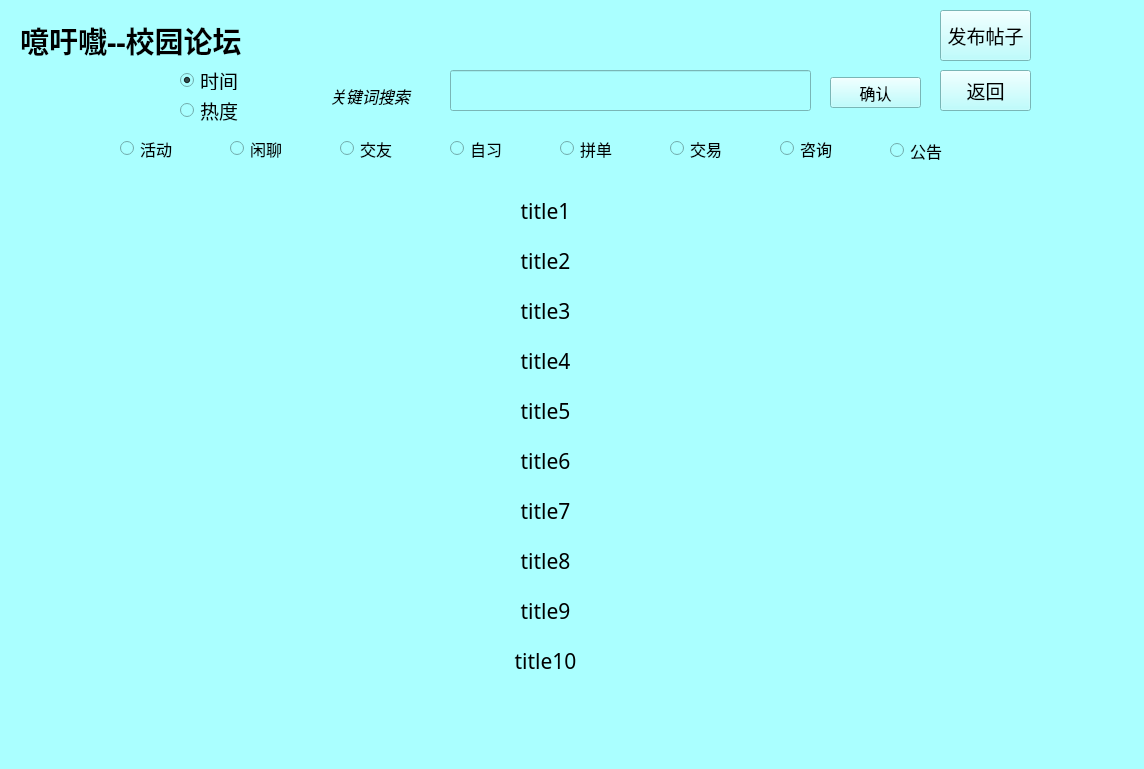
<?xml version="1.0" encoding="UTF-8"?>
<ui version="4.0">
 <class>Form</class>
 <widget class="QWidget" name="Form">
  <property name="geometry">
   <rect>
    <x>0</x>
    <y>0</y>
    <width>1144</width>
    <height>769</height>
   </rect>
  </property>
  <property name="windowTitle">
   <string>Form</string>
  </property>
  <property name="styleSheet">
   <string notr="true">background-color: rgb(170, 255, 255);</string>
  </property>
  <widget class="QPushButton" name="back">
   <property name="geometry">
    <rect>
     <x>940</x>
     <y>70</y>
     <width>91</width>
     <height>41</height>
    </rect>
   </property>
   <property name="font">
    <font>
     <family>Adobe Arabic</family>
     <pointsize>14</pointsize>
    </font>
   </property>
   <property name="text">
    <string>返回</string>
   </property>
  </widget>
  <widget class="QRadioButton" name="p1">
   <property name="geometry">
    <rect>
     <x>120</x>
     <y>138</y>
     <width>71</width>
     <height>21</height>
    </rect>
   </property>
   <property name="font">
    <font>
     <family>Adobe Arabic</family>
     <pointsize>12</pointsize>
     <weight>50</weight>
     <bold>false</bold>
    </font>
   </property>
   <property name="text">
    <string>活动</string>
   </property>
   <property name="checkable">
    <bool>true</bool>
   </property>
   <property name="checked">
    <bool>false</bool>
   </property>
  </widget>
  <widget class="QRadioButton" name="p2">
   <property name="geometry">
    <rect>
     <x>230</x>
     <y>138</y>
     <width>71</width>
     <height>21</height>
    </rect>
   </property>
   <property name="font">
    <font>
     <family>Adobe Arabic</family>
     <pointsize>12</pointsize>
     <weight>50</weight>
     <bold>false</bold>
    </font>
   </property>
   <property name="text">
    <string>闲聊</string>
   </property>
  </widget>
  <widget class="QRadioButton" name="p3">
   <property name="geometry">
    <rect>
     <x>340</x>
     <y>138</y>
     <width>71</width>
     <height>21</height>
    </rect>
   </property>
   <property name="font">
    <font>
     <family>Adobe Arabic</family>
     <pointsize>12</pointsize>
     <weight>50</weight>
     <bold>false</bold>
    </font>
   </property>
   <property name="text">
    <string>交友</string>
   </property>
  </widget>
  <widget class="QRadioButton" name="p4">
   <property name="geometry">
    <rect>
     <x>450</x>
     <y>138</y>
     <width>71</width>
     <height>21</height>
    </rect>
   </property>
   <property name="font">
    <font>
     <family>Adobe Arabic</family>
     <pointsize>12</pointsize>
     <weight>50</weight>
     <bold>false</bold>
    </font>
   </property>
   <property name="text">
    <string>自习</string>
   </property>
  </widget>
  <widget class="QRadioButton" name="p5">
   <property name="geometry">
    <rect>
     <x>560</x>
     <y>138</y>
     <width>71</width>
     <height>21</height>
    </rect>
   </property>
   <property name="font">
    <font>
     <family>Adobe Arabic</family>
     <pointsize>12</pointsize>
     <weight>50</weight>
     <bold>false</bold>
    </font>
   </property>
   <property name="text">
    <string>拼单</string>
   </property>
  </widget>
  <widget class="QRadioButton" name="p6">
   <property name="geometry">
    <rect>
     <x>670</x>
     <y>138</y>
     <width>71</width>
     <height>21</height>
    </rect>
   </property>
   <property name="font">
    <font>
     <family>Adobe Arabic</family>
     <pointsize>12</pointsize>
     <weight>50</weight>
     <bold>false</bold>
    </font>
   </property>
   <property name="text">
    <string>交易</string>
   </property>
  </widget>
  <widget class="QRadioButton" name="p7">
   <property name="geometry">
    <rect>
     <x>780</x>
     <y>138</y>
     <width>71</width>
     <height>21</height>
    </rect>
   </property>
   <property name="font">
    <font>
     <family>Adobe Arabic</family>
     <pointsize>12</pointsize>
     <weight>50</weight>
     <bold>false</bold>
    </font>
   </property>
   <property name="text">
    <string>咨询</string>
   </property>
  </widget>
  <widget class="QRadioButton" name="p8">
   <property name="geometry">
    <rect>
     <x>890</x>
     <y>140</y>
     <width>81</width>
     <height>21</height>
    </rect>
   </property>
   <property name="font">
    <font>
     <family>Adobe Arabic</family>
     <pointsize>12</pointsize>
     <weight>50</weight>
     <bold>false</bold>
    </font>
   </property>
   <property name="text">
    <string>公告</string>
   </property>
  </widget>
  <widget class="QPushButton" name="search">
   <property name="geometry">
    <rect>
     <x>830</x>
     <y>77</y>
     <width>91</width>
     <height>31</height>
    </rect>
   </property>
   <property name="font">
    <font>
     <family>Adobe Arabic</family>
     <pointsize>12</pointsize>
    </font>
   </property>
   <property name="text">
    <string>确认</string>
   </property>
  </widget>
  <widget class="QLabel" name="label">
   <property name="geometry">
    <rect>
     <x>330</x>
     <y>80</y>
     <width>111</width>
     <height>31</height>
    </rect>
   </property>
   <property name="font">
    <font>
     <family>Adobe Arabic</family>
     <pointsize>12</pointsize>
     <weight>50</weight>
     <italic>true</italic>
     <bold>false</bold>
    </font>
   </property>
   <property name="text">
    <string>关键词搜索</string>
   </property>
  </widget>
  <widget class="QPushButton" name="b1">
   <property name="geometry">
    <rect>
     <x>210</x>
     <y>190</y>
     <width>671</width>
     <height>41</height>
    </rect>
   </property>
   <property name="font">
    <font>
     <family>Adobe Arabic</family>
     <pointsize>16</pointsize>
    </font>
   </property>
   <property name="text">
    <string>title1</string>
   </property>
   <property name="flat">
    <bool>true</bool>
   </property>
  </widget>
  <widget class="QPushButton" name="b2">
   <property name="geometry">
    <rect>
     <x>210</x>
     <y>240</y>
     <width>671</width>
     <height>41</height>
    </rect>
   </property>
   <property name="font">
    <font>
     <family>Adobe Arabic</family>
     <pointsize>16</pointsize>
    </font>
   </property>
   <property name="text">
    <string>title2</string>
   </property>
   <property name="flat">
    <bool>true</bool>
   </property>
  </widget>
  <widget class="QPushButton" name="b3">
   <property name="geometry">
    <rect>
     <x>210</x>
     <y>290</y>
     <width>671</width>
     <height>41</height>
    </rect>
   </property>
   <property name="font">
    <font>
     <family>Adobe Arabic</family>
     <pointsize>16</pointsize>
    </font>
   </property>
   <property name="text">
    <string>title3</string>
   </property>
   <property name="flat">
    <bool>true</bool>
   </property>
  </widget>
  <widget class="QPushButton" name="b4">
   <property name="geometry">
    <rect>
     <x>210</x>
     <y>340</y>
     <width>671</width>
     <height>41</height>
    </rect>
   </property>
   <property name="font">
    <font>
     <family>Adobe Arabic</family>
     <pointsize>16</pointsize>
    </font>
   </property>
   <property name="text">
    <string>title4</string>
   </property>
   <property name="flat">
    <bool>true</bool>
   </property>
  </widget>
  <widget class="QPushButton" name="b5">
   <property name="geometry">
    <rect>
     <x>210</x>
     <y>390</y>
     <width>671</width>
     <height>41</height>
    </rect>
   </property>
   <property name="font">
    <font>
     <family>Adobe Arabic</family>
     <pointsize>16</pointsize>
    </font>
   </property>
   <property name="text">
    <string>title5</string>
   </property>
   <property name="flat">
    <bool>true</bool>
   </property>
  </widget>
  <widget class="QPushButton" name="b6">
   <property name="geometry">
    <rect>
     <x>210</x>
     <y>440</y>
     <width>671</width>
     <height>41</height>
    </rect>
   </property>
   <property name="font">
    <font>
     <family>Adobe Arabic</family>
     <pointsize>16</pointsize>
    </font>
   </property>
   <property name="text">
    <string>title6</string>
   </property>
   <property name="flat">
    <bool>true</bool>
   </property>
  </widget>
  <widget class="QPushButton" name="b7">
   <property name="geometry">
    <rect>
     <x>210</x>
     <y>490</y>
     <width>671</width>
     <height>41</height>
    </rect>
   </property>
   <property name="font">
    <font>
     <family>Adobe Arabic</family>
     <pointsize>16</pointsize>
    </font>
   </property>
   <property name="text">
    <string>title7</string>
   </property>
   <property name="flat">
    <bool>true</bool>
   </property>
  </widget>
  <widget class="QPushButton" name="b8">
   <property name="geometry">
    <rect>
     <x>210</x>
     <y>540</y>
     <width>671</width>
     <height>41</height>
    </rect>
   </property>
   <property name="font">
    <font>
     <family>Adobe Arabic</family>
     <pointsize>16</pointsize>
    </font>
   </property>
   <property name="text">
    <string>title8</string>
   </property>
   <property name="flat">
    <bool>true</bool>
   </property>
  </widget>
  <widget class="QPushButton" name="b9">
   <property name="geometry">
    <rect>
     <x>210</x>
     <y>590</y>
     <width>671</width>
     <height>41</height>
    </rect>
   </property>
   <property name="font">
    <font>
     <family>Adobe Arabic</family>
     <pointsize>16</pointsize>
    </font>
   </property>
   <property name="text">
    <string>title9</string>
   </property>
   <property name="flat">
    <bool>true</bool>
   </property>
  </widget>
  <widget class="QPushButton" name="b10">
   <property name="geometry">
    <rect>
     <x>210</x>
     <y>640</y>
     <width>671</width>
     <height>41</height>
    </rect>
   </property>
   <property name="font">
    <font>
     <family>Adobe Arabic</family>
     <pointsize>16</pointsize>
    </font>
   </property>
   <property name="text">
    <string>title10</string>
   </property>
   <property name="flat">
    <bool>true</bool>
   </property>
  </widget>
  <widget class="QRadioButton" name="ptime">
   <property name="geometry">
    <rect>
     <x>180</x>
     <y>60</y>
     <width>81</width>
     <height>41</height>
    </rect>
   </property>
   <property name="font">
    <font>
     <family>Adobe Arabic</family>
     <pointsize>14</pointsize>
     <weight>50</weight>
     <bold>false</bold>
    </font>
   </property>
   <property name="text">
    <string>时间</string>
   </property>
   <property name="checkable">
    <bool>true</bool>
   </property>
   <property name="checked">
    <bool>true</bool>
   </property>
  </widget>
  <widget class="QRadioButton" name="phot">
   <property name="geometry">
    <rect>
     <x>180</x>
     <y>90</y>
     <width>81</width>
     <height>41</height>
    </rect>
   </property>
   <property name="font">
    <font>
     <family>Adobe Arabic</family>
     <pointsize>14</pointsize>
     <weight>50</weight>
     <bold>false</bold>
    </font>
   </property>
   <property name="text">
    <string>热度</string>
   </property>
   <property name="checkable">
    <bool>true</bool>
   </property>
   <property name="checked">
    <bool>false</bool>
   </property>
  </widget>
  <widget class="QLineEdit" name="words">
   <property name="geometry">
    <rect>
     <x>450</x>
     <y>70</y>
     <width>361</width>
     <height>41</height>
    </rect>
   </property>
   <property name="font">
    <font>
     <family>Adobe Arabic</family>
     <pointsize>16</pointsize>
    </font>
   </property>
  </widget>
  <widget class="QPushButton" name="fabu">
   <property name="geometry">
    <rect>
     <x>940</x>
     <y>10</y>
     <width>91</width>
     <height>51</height>
    </rect>
   </property>
   <property name="font">
    <font>
     <family>Adobe Arabic</family>
     <pointsize>14</pointsize>
    </font>
   </property>
   <property name="text">
    <string>发布帖子</string>
   </property>
  </widget>
  <widget class="QLabel" name="label_4">
   <property name="geometry">
    <rect>
     <x>20</x>
     <y>20</y>
     <width>321</width>
     <height>41</height>
    </rect>
   </property>
   <property name="font">
    <font>
     <family>Adobe Arabic</family>
     <pointsize>22</pointsize>
     <weight>75</weight>
     <italic>false</italic>
     <bold>true</bold>
    </font>
   </property>
   <property name="text">
    <string>噫吁嚱--校园论坛</string>
   </property>
  </widget>
 </widget>
 <resources/>
 <connections/>
</ui>
